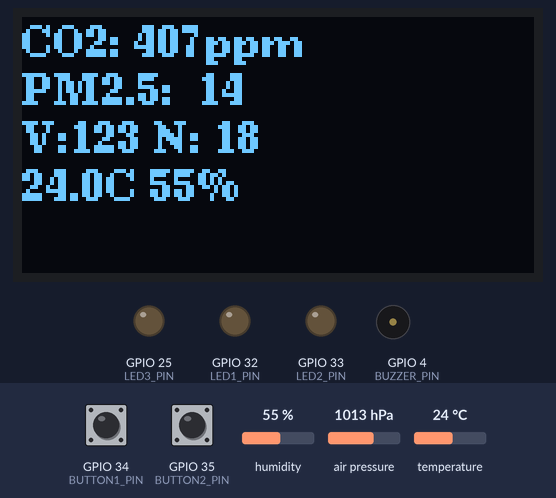
Bench run of a sketch on a simulated ESP32. Shown: 128×64 one-colour display, output pins drawn as LEDs (lit = HIGH), buzzer (waves = sounding). Inputs (shaded band) come from the test bench; at power-on: GPIO 34 (BUTTON1_PIN) HIGH, GPIO 35 (BUTTON2_PIN) HIGH, humidity 55 %, air pressure 1013 hPa, temperature 24 °C. WiFi joins after 1.5 s; servers stay silent unless stated; random numbers use the default seed unless the sketch sets one; what the sketch prints to the serial monitor is not drawn.

Above: at 6.2 s.
6.3 s: GPIO 34 (BUTTON1_PIN) pulled LOW for 0.15 s
At 8.5 s:
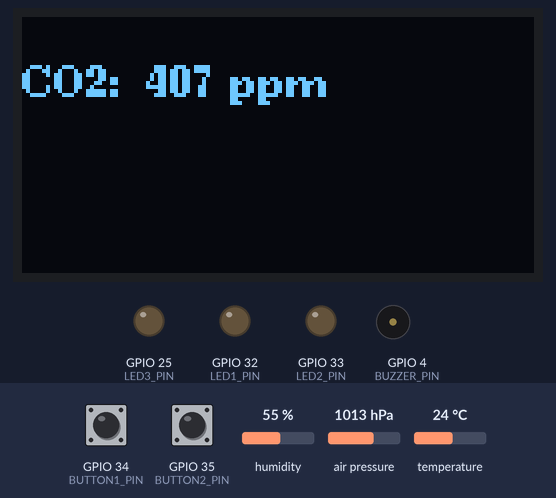
10.9 s: GPIO 34 (BUTTON1_PIN) pulled LOW for 1 s
At 12.4 s:
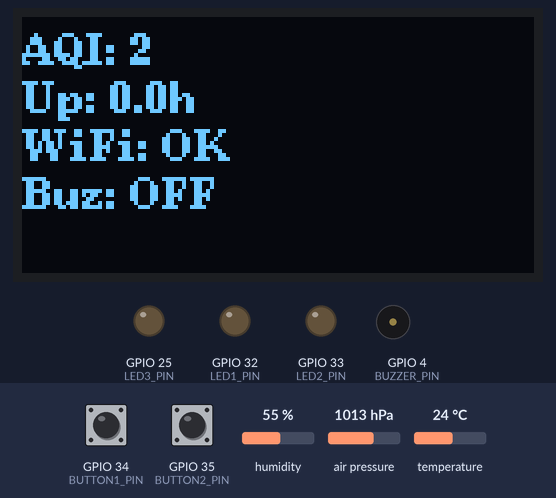
13.4 s: GPIO 35 (BUTTON2_PIN) pulled LOW for 0.15 s
At 14.6 s:
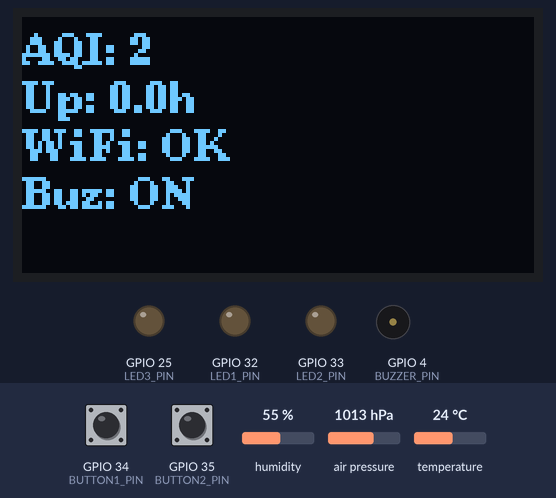
15.4 s: GPIO 34 (BUTTON1_PIN) pulled LOW for 3.2 s
At 16.98 s:
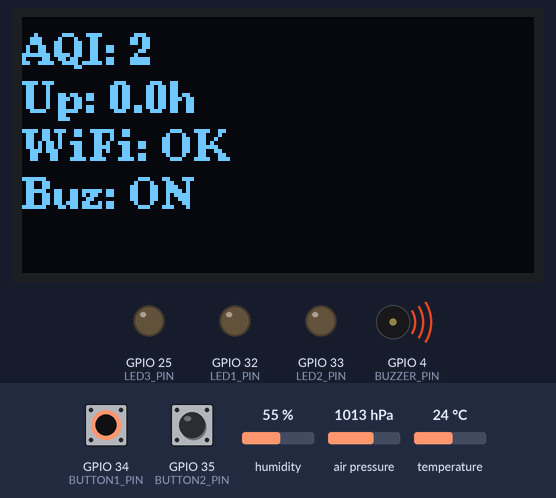
20.1 s: GPIO 34 (BUTTON1_PIN) pulled LOW for 0.15 s
At 28.1 s:
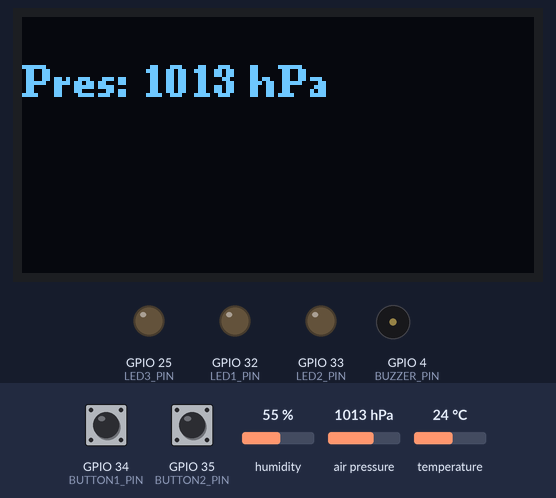
Timing chart, 0 to 29.6 s (numbered marks = the images above; inputs shaded):
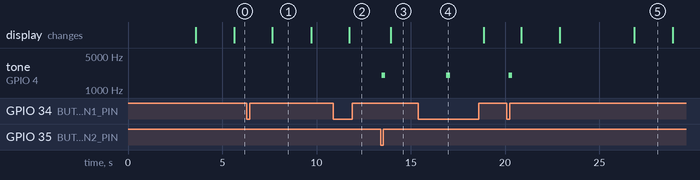

Measured:
- after the input at 6.3 s, the display: changes after 1.4 s (image 1)
- after the input at 13.4 s, tone on GPIO 4 (BUZZER_PIN): silent → 2000 Hz after 0.05 s, → silent 0.20 s later; the display: changes after 0.53 s (image 3)
- after the input at 15.4 s, tone on GPIO 4 (BUZZER_PIN): silent → 2000 Hz after 1.5 s, → silent 0.20 s later
- after the input at 20.1 s, tone on GPIO 4 (BUZZER_PIN): silent → 2000 Hz after 0.09 s, → silent 0.20 s later; the display: first changes after 0.77 s (image 5 shows a later state)
- what the display in image 1 shows lasts 2.0 s, from 7.7 s to 9.7 s

The sketch:

Code_with_co2__firebase_and_oled_screen.ino
```cpp
#include <Wire.h>
#include <U8g2lib.h>
#include <Adafruit_Sensor.h>
#include <Adafruit_BME280.h>
#include <WiFi.h>
#include <Firebase_ESP_Client.h>
#include <addons/TokenHelper.h>
#include <addons/RTDBHelper.h>

// ============ U8G2 OLED DISPLAY SETUP (0.9" 128x32) ============
// Using SH1106 driver (common for 0.9" OLEDs, compatible with SSD1306)
U8G2_SH1106_128X64_NONAME_F_HW_I2C u8g2(U8G2_R0, U8X8_PIN_NONE);

// ============ WIFI CREDENTIALS ============
#define WIFI_SSID "AU"
#define WIFI_PASSWORD "a45"

// ============ FIREBASE CREDENTIALS ============
#define API_KEY "AaeEveJU"
#define DATABASE_URL "https://aqi-db.firebaseio.com"
#define USER_EMAIL "tail.com"
#define USER_PASSWORD "156"

// ============ LED PIN DEFINITIONS ============
#define LED1_PIN 32    // LED1 - CO2 indicator
#define LED2_PIN 33    // LED2 - PM2.5 indicator
#define LED3_PIN 25    // LED3 - VOC/NOx indicator

// ============ BUTTON PIN DEFINITIONS ============
#define BUTTON1_PIN 34  // B1 - Display mode button
#define BUTTON2_PIN 35  // B2 - Settings button

#define BUZZER_PIN 4
#define CO2_RX_PIN 16
#define CO2_TX_PIN 17
#define PMS_RX_PIN 19
#define PMS_TX_PIN 21
#define BME280_ADDR 0x76

#define SENSOR_CO2 1
#define SENSOR_PMS 2
#define SENSOR_VOC 3
#define SENSOR_NOX 4

#define MEM_DISPLAY_SENSOR_INFO 16
#define MEM_SENSOR_LED_ON 15
#define MEM_STARTUP_COMPLETE 14

// Line positions for 0.9" OLED (32px usable height with U8G2)
// Using font: u8g2_font_ncenB08_tr (8px height + 2px spacing = 10px per line)
// 32px height / 10px = 3 lines maximum for comfortable display
const int line_y_positions[] = {10, 22, 34, 46};  // Y positions for up to 4 lines

// Firebase objects
FirebaseData fbdo;
FirebaseAuth auth;
FirebaseConfig config;
bool signupOK = false;
unsigned long lastFirebaseSend = 0;
unsigned long firebaseSendInterval = 10000;

struct SensorConfig {
  float normal;
  float moderate;
  float high;
  int led_color;
  int last_level;
  int change_count;
  int alert_pct;
};

String Product_version = "1.91";
String Product_model = "AQM9";
String Manufacturer = "CLARATECH";

float co2_value = -1;
float pm25_value = -1;
float pm10_value = 0;
float pm1_value = 0;
float voc_raw_value = -1;
float voc_index_value = -1;
float nox_raw_value = -1;
float nox_index_value = -1;
float aht_temp = 0;
float aht_hum = 0;
float aht_hpa = 0;
float esp_temp = 0;

int display_mode = 0;
int display_mode_previous = 0;
int sensor_led_brightness = 50;
int sensor_led_brightness_default = 50;
int show_sensor_indx = 0;
int air_quality = 0;

unsigned long tick = 0;
unsigned long last_update = 0;
unsigned long last_serial_print = 0;
unsigned long last_display_update = 0;
unsigned long last_alert_check = 0;
unsigned long last_offset_update = 0;
unsigned long last_button_check = 0;
int level_change_count_limit = 60;
float current_uptime_hrs = 0;
float autorestart_hrs = 0;

bool buzzer_active = true;
bool onceonstartup1 = false;
bool onceonstartup2 = false;
bool cold_start = true;
float time_to_cold_start = 8;
float tempoffset = 0;
String temp_scale_st = "C";
bool clear_screen_after_warning = false;
bool lastButton1State = HIGH;
bool lastButton2State = HIGH;

struct SensorConfig sensors[5];
int sensor_types[] = {SENSOR_CO2, SENSOR_PMS, SENSOR_VOC, SENSOR_NOX};

Adafruit_BME280 bme;

void initSettingsAndFlags() {
  setSysVarBool(MEM_DISPLAY_SENSOR_INFO, false);
  setSysVarBool(MEM_SENSOR_LED_ON, true);
  sensor_led_brightness_default = 50;
  sensor_led_brightness = sensor_led_brightness_default;
  display_mode = 0;
  display_mode_previous = 0;
  updateBuzzerAndDisplayModeState();
  display_mode_previous = display_mode;
  onceonstartup1 = false;
  onceonstartup2 = false;
  cold_start = true;
  time_to_cold_start = 8;
  setTempScale();
}

void initLEDs() {
  pinMode(LED1_PIN, OUTPUT);
  pinMode(LED2_PIN, OUTPUT);
  pinMode(LED3_PIN, OUTPUT);

  pinMode(BUTTON1_PIN, INPUT_PULLUP);
  pinMode(BUTTON2_PIN, INPUT_PULLUP);

  ledsOff();
}

void initSensorThresholds() {
  sensors[SENSOR_CO2].normal = 800;
  sensors[SENSOR_CO2].moderate = 1200;
  sensors[SENSOR_CO2].high = 2000;
  sensors[SENSOR_CO2].led_color = 0;
  sensors[SENSOR_CO2].last_level = 0;
  sensors[SENSOR_CO2].change_count = 0;
  sensors[SENSOR_CO2].alert_pct = 105;

  sensors[SENSOR_PMS].normal = 5;
  sensors[SENSOR_PMS].moderate = 20;
  sensors[SENSOR_PMS].high = 50;
  sensors[SENSOR_PMS].led_color = 0;
  sensors[SENSOR_PMS].last_level = 0;
  sensors[SENSOR_PMS].change_count = 0;
  sensors[SENSOR_PMS].alert_pct = 120;

  sensors[SENSOR_VOC].normal = 100;
  sensors[SENSOR_VOC].moderate = 200;
  sensors[SENSOR_VOC].high = 350;
  sensors[SENSOR_VOC].led_color = 0;
  sensors[SENSOR_VOC].last_level = 0;
  sensors[SENSOR_VOC].change_count = 0;
  sensors[SENSOR_VOC].alert_pct = 105;

  sensors[SENSOR_NOX].normal = 1;
  sensors[SENSOR_NOX].moderate = 20;
  sensors[SENSOR_NOX].high = 200;
  sensors[SENSOR_NOX].led_color = 0;
  sensors[SENSOR_NOX].last_level = 0;
  sensors[SENSOR_NOX].change_count = 0;
  sensors[SENSOR_NOX].alert_pct = 105;
}

void initVariables() {
  tick = 0;
  co2_value = -1;
  pm10_value = 0;
  pm1_value = 0;
  pm25_value = -1;
  voc_raw_value = -1;
  voc_index_value = -1;
  nox_raw_value = -1;
  nox_index_value = -1;
  aht_temp = 0;
  aht_hum = 0;
  aht_hpa = 0;
  show_sensor_indx = 0;
  buzzer_active = true;
  level_change_count_limit = 60;
  esp_temp = 0;
  tempoffset = 0;
  air_quality = 0;
  autorestart_hrs = getSysMemAsNumber(11);
  current_uptime_hrs = 0;
  clear_screen_after_warning = false;
}

String getDeviceId() {
  String devid = "AQM9_" + String(WiFi.macAddress());
  devid.replace(":", "");
  return devid;
}

int getSysMemAsNumber(int num) {
  return 0;
}

void setSysMemNum(int num, int val) {
}

bool getSysVarBool(int num) {
  return false;
}

void setSysVarBool(int num, bool val) {
}

void updateBuzzerAndDisplayModeState() {
  int mem = getSysMemAsNumber(16);
  buzzer_active = (mem != 0);

  mem = getSysMemAsNumber(15);
  if (mem >= 0) display_mode = mem;

  mem = getSysMemAsNumber(14);
  if (mem >= 10 && mem <= 100) {
    sensor_led_brightness = mem;
  } else {
    sensor_led_brightness = sensor_led_brightness_default;
    setSysMemNum(14, sensor_led_brightness);
  }
}

float getUptimeHrs() {
  return (millis() / 1000.0 / 60.0 / 60.0);
}

void setTempScale() {
  temp_scale_st = "C";
}

void ledsOff() {
  digitalWrite(LED1_PIN, LOW);
  digitalWrite(LED2_PIN, LOW);
  digitalWrite(LED3_PIN, LOW);
}

void setLedState(int lednum, int color) {
  int ledPin;
  int brightness;

  if (lednum == 1) {
    ledPin = LED1_PIN;
  } else if (lednum == 2) {
    ledPin = LED2_PIN;
  } else {
    ledPin = LED3_PIN;
  }

  if (!getSysVarBool(MEM_SENSOR_LED_ON)) {
    digitalWrite(ledPin, LOW);
    return;
  }

  switch(color) {
    case 1: // Good
      brightness = map(sensor_led_brightness, 0, 100, 10, 30);
      break;
    case 2: // Moderate
      brightness = map(sensor_led_brightness, 0, 100, 30, 60);
      break;
    case 3: // High
      brightness = map(sensor_led_brightness, 0, 100, 60, 85);
      break;
    case 4: // Very High
      brightness = map(sensor_led_brightness, 0, 100, 85, 100);
      break;
    default:
      brightness = 0;
  }

  int pwmValue = map(brightness, 0, 100, 0, 255);
  analogWrite(ledPin, pwmValue);
}

void checkButtons() {
  bool button1State = digitalRead(BUTTON1_PIN);
  bool button2State = digitalRead(BUTTON2_PIN);

  if (button1State == LOW && lastButton1State == HIGH) {
    display_mode++;
    if (display_mode > 2) display_mode = 0;
    setSysMemNum(15, display_mode);
    Serial.print("Display mode changed to: ");
    Serial.println(display_mode);
    buzzer(1);
    delay(200);
  }

  if (button2State == LOW && lastButton2State == HIGH) {
    buzzer_active = !buzzer_active;
    setSysMemNum(16, buzzer_active ? 1 : 0);
    Serial.print("Buzzer is now: ");
    Serial.println(buzzer_active ? "ON" : "OFF");
    if (buzzer_active) buzzer(1);
    delay(200);
  }

  lastButton1State = button1State;
  lastButton2State = button2State;
}

float getSensorValue(int sensor_type) {
  if (sensor_type == SENSOR_CO2) return co2_value;
  else if (sensor_type == SENSOR_PMS) return pm25_value;
  else if (sensor_type == SENSOR_VOC) return voc_index_value;
  else if (sensor_type == SENSOR_NOX) return nox_index_value;
  return -1;
}

int getPollutionLevel(float value, float normal, float moderate, float high) {
  if (value <= normal) return 1;
  else if (value <= moderate) return 2;
  else if (value <= high) return 3;
  else return 4;
}

bool isLevelWellAboveSetlimits(int sensor_type) {
  struct SensorConfig* cfg = &sensors[sensor_type];
  float value = getSensorValue(sensor_type);
  float pct = cfg->alert_pct / 100.0;

  float newnormal = cfg->normal * pct;
  float newmedium = cfg->moderate * pct;
  float newhigh = cfg->high * pct;

  if (value >= newnormal || value >= newmedium || value >= newhigh) {
    if (cfg->change_count >= level_change_count_limit) {
      return true;
    }
  }
  return false;
}

void buzzer(int beeps) {
  if (buzzer_active) {
    for (int i = 0; i < beeps; i++) {
      tone(BUZZER_PIN, 2000, 200);
      delay(250);
      noTone(BUZZER_PIN);
    }
  }
}

void loadSensorValues() {
  aht_temp = bme.readTemperature();
  aht_hum = bme.readHumidity();
  aht_hpa = bme.readPressure() / 100.0F;

  // Replace with actual sensor readings
  if (co2_value < 0) co2_value = 400 + random(0, 100);
  if (pm25_value < 0) pm25_value = 5 + random(0, 20);
  if (voc_index_value < 0) voc_index_value = 50 + random(0, 100);
  if (nox_index_value < 0) nox_index_value = 10 + random(0, 50);
}

float calculateTempOffset(float uptime_mins) {
  if (uptime_mins <= 5) return -0.5;
  else if (uptime_mins <= 8) return -1.25;
  else if (uptime_mins <= 12) return -2;
  else if (uptime_mins <= 18) return -3;
  else if (uptime_mins <= 30) return -3.5;
  else if (uptime_mins <= 60) return -4;
  else if (uptime_mins <= 90) return -4.5;
  else return -5;
}

void applyOffsets(float temp_offset, float uptime_mins) {
  float new_hum_offset = (temp_offset * -1) * 4;

  float final_temp_offset = temp_offset;
  if (temp_scale_st == "F") {
    final_temp_offset = temp_offset * 2;
  }

  if (final_temp_offset != tempoffset) {
    tempoffset = final_temp_offset;
    setSysMemNum(9, (int)uptime_mins);
  }
}

void setTempoffset() {
  int toffset_status = getSysMemAsNumber(12);
  if (toffset_status <= 0) {
    Serial.println("Auto temp-offset is disabled");
    return;
  }

  float uptime_mins = (millis() / 1000.0) / 60.0;
  float new_temp_offset = calculateTempOffset(uptime_mins);
  applyOffsets(new_temp_offset, uptime_mins);
}

void updateLedColors() {
  for (int i = 0; i < 4; i++) {
    int sensor_type = sensor_types[i];
    float value = getSensorValue(sensor_type);
    sensors[sensor_type].led_color = getPollutionLevel(value,
      sensors[sensor_type].normal,
      sensors[sensor_type].moderate,
      sensors[sensor_type].high);
  }
}

int getLedColor(int sensor_type) {
  return sensors[sensor_type].led_color;
}

void shineleds() {
  updateLedColors();

  int voc_color = getLedColor(SENSOR_VOC);
  int nox_color = getLedColor(SENSOR_NOX);
  int voc_nox_combined = voc_color;
  if (nox_color > voc_color) voc_nox_combined = nox_color;

  setLedState(1, getLedColor(SENSOR_CO2));
  setLedState(2, getLedColor(SENSOR_PMS));
  setLedState(3, voc_nox_combined);
}

void sendToFirebase() {
  if (!signupOK) {
    Serial.println("Firebase not authenticated, skipping send");
    return;
  }

  String deviceId = getDeviceId();
  String path = "/devices/" + deviceId + "/sensors/";

  Serial.println("Sending data to Firebase...");

  Firebase.RTDB.setFloat(&fbdo, path + "co2/value", co2_value);
  Firebase.RTDB.setFloat(&fbdo, path + "pm25/value", pm25_value);
  Firebase.RTDB.setFloat(&fbdo, path + "pm10/value", pm10_value);
  Firebase.RTDB.setFloat(&fbdo, path + "pm1/value", pm1_value);
  Firebase.RTDB.setFloat(&fbdo, path + "voc/value", voc_index_value);
  Firebase.RTDB.setFloat(&fbdo, path + "nox/value", nox_index_value);
  Firebase.RTDB.setFloat(&fbdo, path + "temperature/value", aht_temp);
  Firebase.RTDB.setFloat(&fbdo, path + "humidity/value", aht_hum);
  Firebase.RTDB.setFloat(&fbdo, path + "pressure/value", aht_hpa);

  computeAirQuality();
  Firebase.RTDB.setInt(&fbdo, path + "air_quality_index/value", air_quality);

  String sysPath = "/devices/" + deviceId + "/system/";
  Firebase.RTDB.setString(&fbdo, sysPath + "product_model", Product_model);
  Firebase.RTDB.setString(&fbdo, sysPath + "product_version", Product_version);
  Firebase.RTDB.setString(&fbdo, sysPath + "manufacturer", Manufacturer);
  Firebase.RTDB.setFloat(&fbdo, sysPath + "uptime_hours", getUptimeHrs());
  Firebase.RTDB.setInt(&fbdo, sysPath + "display_mode", display_mode);
  Firebase.RTDB.setBool(&fbdo, sysPath + "buzzer_active", buzzer_active);
  Firebase.RTDB.setInt(&fbdo, sysPath + "led_brightness", sensor_led_brightness);
  Firebase.RTDB.setFloat(&fbdo, "/devices/" + deviceId + "/last_update", millis() / 1000.0);

  Serial.println("Firebase data send complete!");
}

void printToSerial() {
  Serial.println("========================================");
  Serial.println("AQM9 Air Quality Monitor");
  Serial.println("========================================");
  Serial.print("CO2: "); Serial.print(co2_value); Serial.println(" ppm");
  Serial.print("PM2.5: "); Serial.print(pm25_value); Serial.println(" µg/m³");
  Serial.print("VOC: "); Serial.print(voc_index_value);
  Serial.print("  NOx: "); Serial.println(nox_index_value);
  Serial.print("Temp: "); Serial.print(aht_temp); Serial.print("°");
  Serial.println(temp_scale_st);
  Serial.print("Humidity: "); Serial.print(aht_hum); Serial.println("%");
  Serial.print("Pressure: "); Serial.print(aht_hpa); Serial.println(" hPa");
  Serial.print("Air Quality: "); Serial.println(air_quality);
  Serial.print("Display Mode: "); Serial.println(display_mode);
  Serial.println("========================================\n");
}

// ============ U8G2 DISPLAY FUNCTIONS ============

void updateDisplay() {
  unsigned long now = millis();
  if (now - last_display_update >= 2000) {
    last_display_update = now;

    u8g2.clearBuffer();  // Clear the internal buffer (like display.clearDisplay())

    if (display_mode == 0) {
      showAllSensorValues();
    } else if (display_mode == 1) {
      scrollSensorValues();
    } else if (display_mode == 2) {
      showDetailedSensorValues();
    }

    u8g2.sendBuffer();   // Transfer buffer to display (like display.display())
  }
}

void showAllSensorValues() {
  // Set font for better readability on 0.9" OLED
  u8g2.setFont(u8g2_font_ncenB08_tr);  // 8px height font

  // Line 1: CO2
  u8g2.setCursor(0, line_y_positions[0]);
  u8g2.printf("CO2:%4dppm", (int)co2_value);

  // Line 2: PM2.5
  u8g2.setCursor(0, line_y_positions[1]);
  u8g2.printf("PM2.5:%4d", (int)pm25_value);

  // Line 3: VOC/NOx
  u8g2.setCursor(0, line_y_positions[2]);
  u8g2.printf("V:%3d N:%3d", (int)voc_index_value, (int)nox_index_value);

  // Line 4: Temp/Hum (if fits)
  u8g2.setCursor(0, line_y_positions[3]);
  u8g2.printf("%.1f%c %.0f%%", aht_temp, temp_scale_st[0], aht_hum);
}

void scrollSensorValues() {
  if (show_sensor_indx > 4) show_sensor_indx = 0;

  u8g2.setFont(u8g2_font_ncenB08_tr);

  switch(show_sensor_indx) {
    case 0:
      u8g2.setCursor(0, 20);
      u8g2.printf("CO2: %4d ppm", (int)co2_value);
      break;
    case 1:
      u8g2.setCursor(0, 20);
      u8g2.printf("PM2.5: %4d", (int)pm25_value);
      break;
    case 2:
      u8g2.setCursor(0, 15);
      u8g2.printf("VOC: %3d", (int)voc_index_value);
      u8g2.setCursor(0, 30);
      u8g2.printf("NOx: %3d", (int)nox_index_value);
      break;
    case 3:
      u8g2.setCursor(0, 15);
      u8g2.printf("Temp: %.1f%c", aht_temp, temp_scale_st[0]);
      u8g2.setCursor(0, 30);
      u8g2.printf("Hum: %.0f%%", aht_hum);
      break;
    case 4:
      u8g2.setCursor(0, 20);
      u8g2.printf("Pres: %.0f hPa", aht_hpa);
      break;
  }

  show_sensor_indx++;
}

void showDetailedSensorValues() {
  u8g2.setFont(u8g2_font_ncenB08_tr);

  // Show AQI
  u8g2.setCursor(0, 12);
  u8g2.printf("AQI: %d", air_quality);

  // Show uptime
  u8g2.setCursor(0, 24);
  u8g2.printf("Up: %.1fh", getUptimeHrs());

  // Show WiFi status
  u8g2.setCursor(0, 36);
  if (WiFi.status() == WL_CONNECTED) {
    u8g2.printf("WiFi: OK");
  } else {
    u8g2.printf("WiFi: NO");
  }

  // Show buzzer status
  u8g2.setCursor(0, 48);
  u8g2.printf("Buz: %s", buzzer_active ? "ON" : "OFF");
}

void showWarning(int sensor_type) {
  if (getSysVarBool(MEM_DISPLAY_SENSOR_INFO)) {
    String sensorst = getSensorName(sensor_type);
    u8g2.clearBuffer();
    u8g2.setFont(u8g2_font_ncenB08_tr);
    u8g2.setCursor(0, 20);
    u8g2.print("HIGH");
    u8g2.setCursor(0, 40);
    u8g2.print(sensorst);
    u8g2.sendBuffer();
    tick = -5;
    delay(1500);  // Show warning for 1.5 seconds
  }
}

String getSensorName(int sensor_type) {
  if (sensor_type == SENSOR_CO2) return "CO2";
  else if (sensor_type == SENSOR_PMS) return "PM2.5";
  else if (sensor_type == SENSOR_VOC) return "VOC";
  else if (sensor_type == SENSOR_NOX) return "NOx";
  return "";
}

void raiseAlert() {
  for (int i = 0; i < 4; i++) {
    int sensor_type = sensor_types[i];
    struct SensorConfig* cfg = &sensors[sensor_type];

    int color = cfg->led_color;
    int last_level = cfg->last_level;

    if (color > 2 && color > last_level) {
      if (isLevelWellAboveSetlimits(sensor_type)) {
        buzzer(color);
        showWarning(sensor_type);
        cfg->last_level = color;
        cfg->change_count = 0;
      }
    }

    if (cfg->last_level > color) {
      cfg->last_level = color;
    }
  }
}

void computeAirQuality() {
  int aq = 0;
  for (int i = 0; i < 4; i++) {
    int color = getLedColor(sensor_types[i]);
    if (color > aq) aq = color;
  }
  air_quality = aq;
}

void checkAutoRestart() {
  current_uptime_hrs = getUptimeHrs();
  if (autorestart_hrs > 0 && current_uptime_hrs >= autorestart_hrs) {
    Serial.println("Auto-restart triggered");
    ESP.restart();
  }
}

void jsonAppend() {
  computeAirQuality();
}

void setupWiFi() {
  Serial.print("Connecting to WiFi");
  WiFi.begin(WIFI_SSID, WIFI_PASSWORD);
  while (WiFi.status() != WL_CONNECTED) {
    delay(500);
    Serial.print(".");
  }
  Serial.println();
  Serial.print("Connected with IP: ");
  Serial.println(WiFi.localIP());
}

void setupFirebase() {
  Serial.println("Setting up Firebase...");
  config.api_key = API_KEY;
  config.database_url = DATABASE_URL;
  auth.user.email = USER_EMAIL;
  auth.user.password = USER_PASSWORD;

  config.token_status_callback = tokenStatusCallback;

  Firebase.begin(&config, &auth);
  Firebase.reconnectWiFi(true);

  signupOK = true;
  Serial.println("Firebase setup complete!");
}

void setup() {
  Serial.begin(115200);
  Serial.println("\n\n");
  Serial.println("AQM9 Sensor Display System Starting...");

  // Initialize U8G2 OLED display (0.9" 128x32)
  u8g2.begin();
  u8g2.enableUTF8Print();
  Serial.println("U8G2 OLED initialized successfully");

  // Test display
  u8g2.clearBuffer();
  u8g2.setFont(u8g2_font_ncenB08_tr);
  u8g2.setCursor(0, 20);
  u8g2.print("Starting...");
  u8g2.sendBuffer();
  delay(2000);

  setupWiFi();
  setupFirebase();

  if (!bme.begin(BME280_ADDR)) {
    Serial.println("ERROR: BME280 sensor not found!");
  } else {
    Serial.println("BME280 sensor initialized successfully");
  }

  initSettingsAndFlags();
  initLEDs();
  initSensorThresholds();
  initVariables();
  setTempScale();
  updateBuzzerAndDisplayModeState();

  last_update = millis();
  last_serial_print = millis();
  last_display_update = millis();
  last_alert_check = millis();
  last_offset_update = millis();
  lastFirebaseSend = millis();
  last_button_check = millis();

  // Show ready message
  u8g2.clearBuffer();
  u8g2.setFont(u8g2_font_ncenB08_tr);
  u8g2.setCursor(0, 20);
  u8g2.print("Ready!");
  u8g2.sendBuffer();
  delay(1000);

  Serial.println("Setup Complete!\n");
}

void loop() {
  unsigned long now = millis();

  if (now - last_button_check >= 100) {
    last_button_check = now;
    checkButtons();
  }

  if (now - last_update >= 1000) {
    last_update = now;
    tick++;

    loadSensorValues();
    shineleds();
    computeAirQuality();

    if (cold_start && tick >= (unsigned long)(time_to_cold_start * 1000)) {
      cold_start = false;
      Serial.println("Warm-up period complete");
    }
  }

  if (now - last_serial_print >= 5000) {
    last_serial_print = now;
    printToSerial();
  }

  if (now - lastFirebaseSend >= firebaseSendInterval) {
    lastFirebaseSend = now;
    sendToFirebase();
  }

  updateDisplay();  // Uses U8G2 library

  if (now - last_alert_check >= 60000) {
    last_alert_check = now;
    raiseAlert();
    checkAutoRestart();
  }

  if (now - last_offset_update >= 3600000) {
    last_offset_update = now;
    setTempoffset();
  }

  delay(100);
}
```
